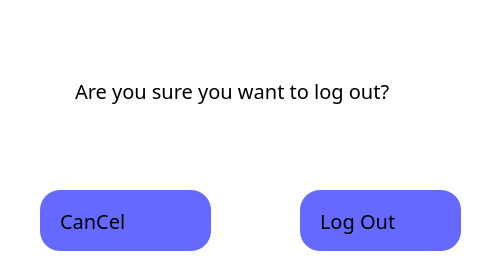
<?xml version="1.0" encoding="UTF-8"?>
<ui version="4.0">
 <class>SignOutDialog</class>
 <widget class="QDialog" name="SignOutDialog">
  <property name="geometry">
   <rect>
    <x>0</x>
    <y>0</y>
    <width>500</width>
    <height>280</height>
   </rect>
  </property>
  <property name="windowTitle">
   <string>Dialog</string>
  </property>
  <property name="styleSheet">
   <string notr="true">background-color: rgb(255, 255, 255);</string>
  </property>
  <widget class="QLabel" name="label_Cancel">
   <property name="geometry">
    <rect>
     <x>40</x>
     <y>190</y>
     <width>171</width>
     <height>61</height>
    </rect>
   </property>
   <property name="font">
    <font>
     <family>Corbel</family>
     <pointsize>15</pointsize>
    </font>
   </property>
   <property name="styleSheet">
    <string notr="true">padding: 15px;
background-color: rgb(102, 105, 255);

border-radius:20px;</string>
   </property>
   <property name="text">
    <string>CanCel</string>
   </property>
  </widget>
  <widget class="QLabel" name="LogOut">
   <property name="geometry">
    <rect>
     <x>300</x>
     <y>190</y>
     <width>161</width>
     <height>61</height>
    </rect>
   </property>
   <property name="font">
    <font>
     <family>Corbel</family>
     <pointsize>15</pointsize>
    </font>
   </property>
   <property name="styleSheet">
    <string notr="true">padding: 15px;
background-color: rgb(102, 105, 255);
border-radius:20px;</string>
   </property>
   <property name="text">
    <string>Log Out</string>
   </property>
  </widget>
  <widget class="QLabel" name="label_3">
   <property name="geometry">
    <rect>
     <x>75</x>
     <y>50</y>
     <width>350</width>
     <height>81</height>
    </rect>
   </property>
   <property name="font">
    <font>
     <family>Corbel</family>
     <pointsize>15</pointsize>
    </font>
   </property>
   <property name="text">
    <string>Are you sure you want to log out?</string>
   </property>
  </widget>
  <widget class="QLabel" name="label">
   <property name="geometry">
    <rect>
     <x>0</x>
     <y>0</y>
     <width>500</width>
     <height>280</height>
    </rect>
   </property>
   <property name="styleSheet">
    <string notr="true">background-color: rgb(255, 255, 255);</string>
   </property>
   <property name="text">
    <string/>
   </property>
  </widget>
  <zorder>label</zorder>
  <zorder>label_Cancel</zorder>
  <zorder>LogOut</zorder>
  <zorder>label_3</zorder>
 </widget>
 <resources/>
 <connections/>
</ui>
